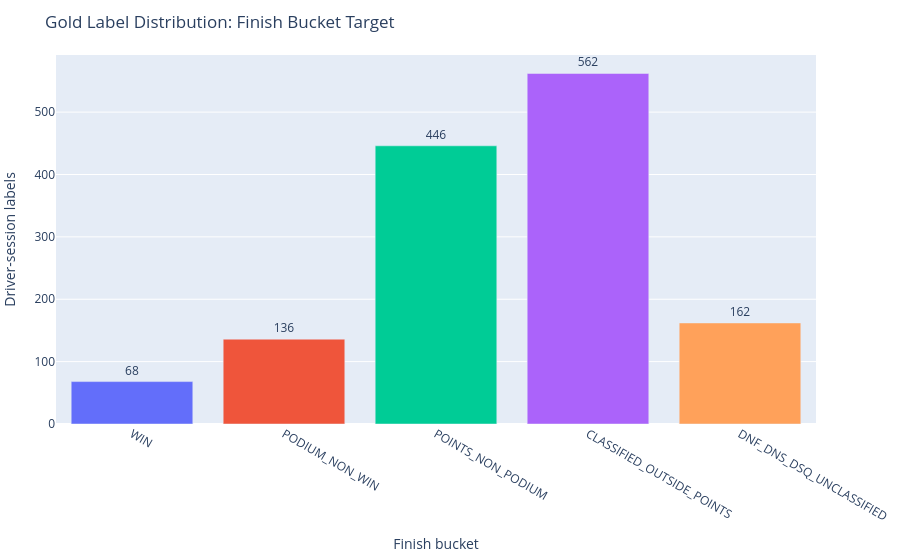

Notebook source saved alongside this figure:
### Markdown cell above
## Finish Bucket Distribution

F1 finish outcomes are naturally imbalanced: wins are rare, podiums are limited
to three cars, and points depend on sporting rules. The key audit question is
whether the label table preserves every driver-session outcome without leaking
those outcomes into feature artifacts.

### Code cell
labels = pd.read_parquet(LABELS / "race_result_labels.parquet")
label_contract = read_json(METADATA / "label_contract.json")

bucket_summary = (
    labels.groupby(["target_finish_bucket", "target_finish_bucket_label"], dropna=False)
    .size()
    .rename("rows")
    .reset_index()
    .sort_values("target_finish_bucket")
)
bucket_summary["pct"] = (bucket_summary["rows"] / bucket_summary["rows"].sum() * 100).round(2)
bucket_summary.to_csv(OUTPUT_TABLES / "finish_bucket_distribution.csv", index=False)

fig = px.bar(
    bucket_summary,
    x="target_finish_bucket_label",
    y="rows",
    color="target_finish_bucket_label",
    text="rows",
    title="Gold Label Distribution: Finish Bucket Target",
    labels={"target_finish_bucket_label": "Finish bucket", "rows": "Driver-session labels"},
)
fig.update_layout(showlegend=False, margin=dict(l=10, r=10, t=55, b=80))
fig.update_traces(textposition="outside", cliponaxis=False)
save_chart(fig, "finish_bucket_distribution")
fig.show()

display(bucket_summary)

### Figure 1 — Plotly figure (JSON) as saved in the notebook; plotly's stock layout.template omitted (floating-point values rounded to 4 significant figures)
{"data": [{"cliponaxis": false, "hovertemplate": "Finish bucket=%{x}<br>Driver-session labels=%{text}<extra></extra>", "legendgroup": "WIN", "marker": {"color": "#636efa", "pattern": {"shape": ""}}, "name": "WIN", "orientation": "v", "showlegend": true, "text": [68.0], "textposition": "outside", "type": "bar", "x": ["WIN"], "xaxis": "x", "y": [68], "yaxis": "y"}, {"cliponaxis": false, "hovertemplate": "Finish bucket=%{x}<br>Driver-session labels=%{text}<extra></extra>", "legendgroup": "PODIUM_NON_WIN", "marker": {"color": "#EF553B", "pattern": {"shape": ""}}, "name": "PODIUM_NON_WIN", "orientation": "v", "showlegend": true, "text": [136.0], "textposition": "outside", "type": "bar", "x": ["PODIUM_NON_WIN"], "xaxis": "x", "y": [136], "yaxis": "y"}, {"cliponaxis": false, "hovertemplate": "Finish bucket=%{x}<br>Driver-session labels=%{text}<extra></extra>", "legendgroup": "POINTS_NON_PODIUM", "marker": {"color": "#00cc96", "pattern": {"shape": ""}}, "name": "POINTS_NON_PODIUM", "orientation": "v", "showlegend": true, "text": [446.0], "textposition": "outside", "type": "bar", "x": ["POINTS_NON_PODIUM"], "xaxis": "x", "y": [446], "yaxis": "y"}, {"cliponaxis": false, "hovertemplate": "Finish bucket=%{x}<br>Driver-session labels=%{text}<extra></extra>", "legendgroup": "CLASSIFIED_OUTSIDE_POINTS", "marker": {"color": "#ab63fa", "pattern": {"shape": ""}}, "name": "CLASSIFIED_OUTSIDE_POINTS", "orientation": "v", "showlegend": true, "text": [562.0], "textposition": "outside", "type": "bar", "x": ["CLASSIFIED_OUTSIDE_POINTS"], "xaxis": "x", "y": [562], "yaxis": "y"}, {"cliponaxis": false, "hovertemplate": "Finish bucket=%{x}<br>Driver-session labels=%{text}<extra></extra>", "legendgroup": "DNF_DNS_DSQ_UNCLASSIFIED", "marker": {"color": "#FFA15A", "pattern": {"shape": ""}}, "name": "DNF_DNS_DSQ_UNCLASSIFIED", "orientation": "v", "showlegend": true, "text": [162.0], "textposition": "outside", "type": "bar", "x": ["DNF_DNS_DSQ_UNCLASSIFIED"], "xaxis": "x", "y": [162], "yaxis": "y"}], "layout": {"barmode": "relative", "legend": {"title": {"text": "Finish bucket"}, "tracegroupgap": 0}, "margin": {"b": 80, "l": 10, "r": 10, "t": 55}, "showlegend": false, "title": {"text": "Gold Label Distribution: Finish Bucket Target"}, "xaxis": {"anchor": "y", "categoryarray": ["WIN", "PODIUM_NON_WIN", "POINTS_NON_PODIUM", "CLASSIFIED_OUTSIDE_POINTS", "DNF_DNS_DSQ_UNCLASSIFIED"], "categoryorder": "array", "domain": [0.0, 1.0], "title": {"text": "Finish bucket"}}, "yaxis": {"anchor": "x", "domain": [0.0, 1.0], "title": {"text": "Driver-session labels"}}}}
